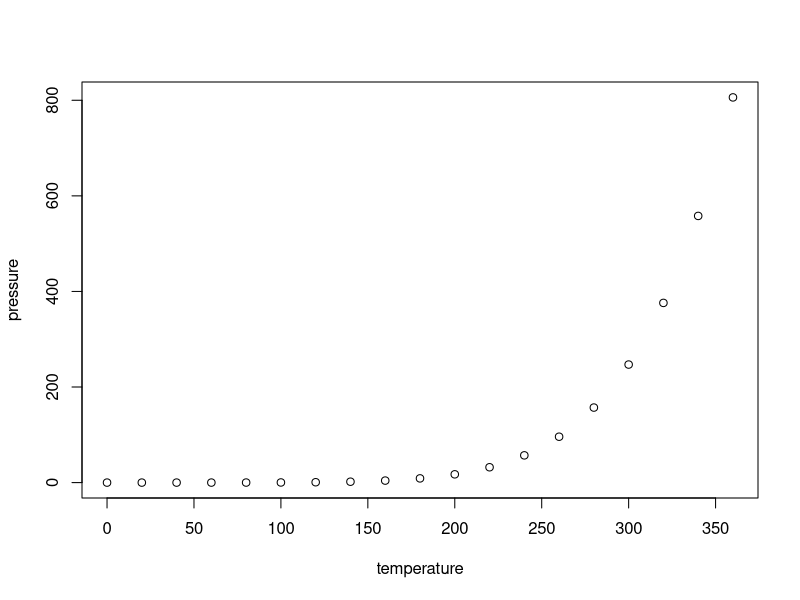
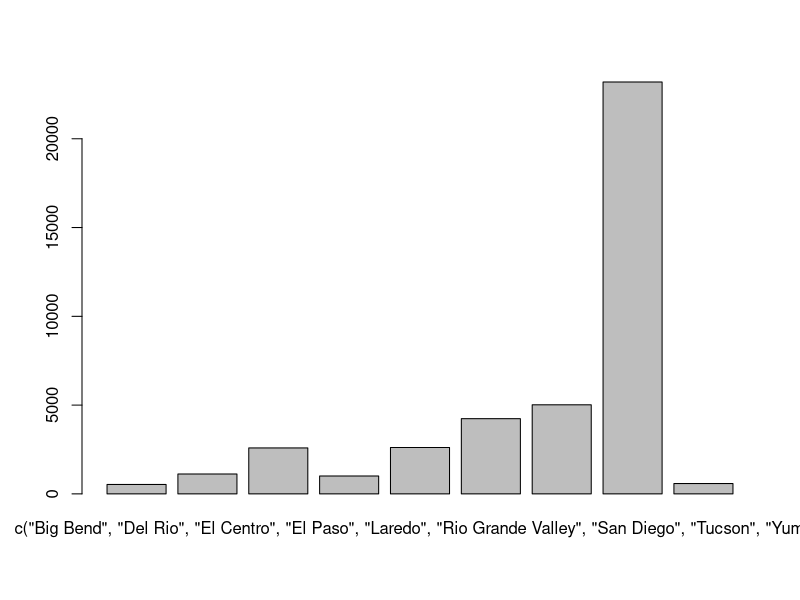

Write the R code that produced these figures, in order.
## ---- chunk 1
knitr::opts_chunk$set(echo = TRUE)
## ---- chunk 2
summary(cars)
## ---- chunk 3
plot(pressure)
## ---- chunk 4
data2010 <- read.csv('bp appre 2010.csv')
data2017 <- read.csv('bp appre 2017.csv')
data_summaries <- read.csv('PB monthly summaries.csv')
#lapply(data2010, function(x) x[1])
for (i in c(2:length(data2010))) {
  
    #print(data2010[i])
    barplot(unlist(data2010[i]),names.arg = data2010[1],axisnames =TRUE)
  #print(data2010[i])
  break
  
}
?barplot
#data2010[2]
#read.table()
